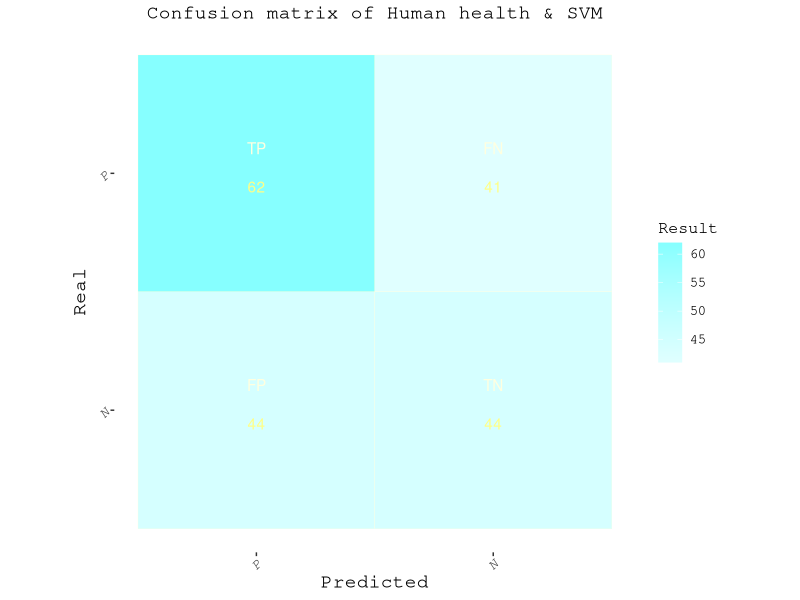
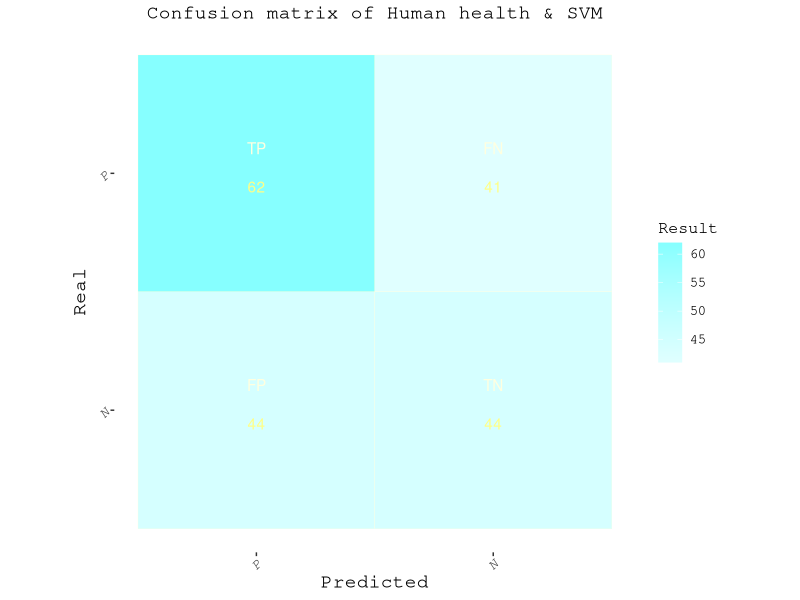

Here is the R script that generated these plots, in order:
#绘画混淆矩阵
library(ggplot2)
data <- read.csv("QSAR/table/data35HH_SVM_confmat.csv", header = T, row.names = 1, check.names = F, sep = ",")
#先设置热图颜色
HH<-c("#FFFF86","#FFFFE0")
SVM<-c("#86FFFF","#E0FFFF")
ggplot(data,aes(x= Predicted,y = Real))+
  geom_tile(aes(fill=Result),width=1,height =1,color = HH[2])+
  coord_equal() + # 绘制正方形，长宽相等
  scale_fill_gradientn(colors = rev(SVM))+#legend上下限
  geom_text(
    aes(label = Name), color = HH[2],
    vjust=-1.6)+
  geom_text(
    aes(label = Result), color =HH[1],
    vjust=1.6)+
  xlim(c("P","N"))+
  ylim(c("N","P"))+
  ggtitle("Confusion matrix of Human health & SVM")+
  theme(text = element_text(family = "mono", size=14),
        plot.title = element_text(size = 14,hjust = 0.5),#title 大小,居中
        axis.title.x = element_text(size = 14),#x轴标题
        axis.title.y = element_text(size = 14),
        axis.text.x = element_text(face = "italic", angle = 45, hjust = 1,size = 10),#横坐标
        axis.text.y = element_text(face = "italic", angle = 45, hjust = 1,size = 10),
        legend.text = element_text(size = 10,hjust = 0.5),#legend字体大小,居中
        legend.title = element_text(size = 12), #设置legend标签字体大小
        panel.background = element_blank(), 
        panel.grid.major = element_blank(), 
        panel.grid.minor = element_blank(),
        panel.border = element_blank())#去掉边框
ggsave("QSAR/pic/HH_svm_confmat.png",width=10, height=7,dpi=300)
